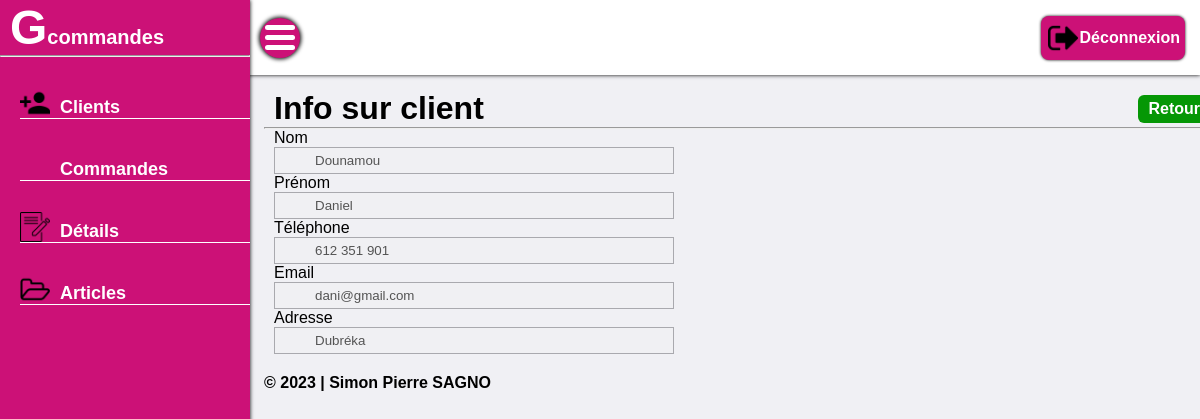
The page /voirClient.php?id=5 (signed in) on the database its author committed.
### tables this page shows
CREATE TABLE `t_client` (
  `id_client` int(10) UNSIGNED NOT NULL,
  `nom_client` varchar(255) DEFAULT NULL,
  `prenom_client` varchar(255) DEFAULT NULL,
  `tel_client` int(10) DEFAULT NULL,
  `email_client` varchar(255) DEFAULT NULL,
  `adresse_client` varchar(255) DEFAULT NULL
);

### voirClient.php (the view, shortened to what this page needs)
<?php
    try{
        $pdo = new PDO("mysql:host=localhost;dbname=g_commande;charset=utf8","root","");
    }catch (PDOException $exception) {
        header("Location:404.php");
    }
		$requette = $pdo->prepare("SELECT id_client,nom_client,prenom_client,tel_client,email_client,adresse_client FROM t_client WHERE id_client=:num LIMIT 1");
    $requette->bindValue(':num',$_GET['id'],PDO::PARAM_INT);
    $execution = $requette->execute();
		$valeur = $requette->fetch();
?>
<!DOCTYPE html>
<html lang="en">
<head>
    <link rel="stylesheet" href="style.css">
</head>
<body>
    <div class="wrap">
        <div class="slide_bar">
            <h1>G<span>commandes</span></h1>
            <hr>
            <div class="slide_list">
                    <a href="client.php">
                        <img src="icone/client.png" alt="">
                        <span>Clients</span>
                    </a>
                    <a href="commande.php">
                        <span>Commandes</span>
                    </a>
                    <a href="detail.php">
                        <img src="icone/detail.png" alt="">
                        <span>Détails</span>
                    </a>
                    <a href="article.php">
                        <img src="icone/article.png" alt="">
                        <span>Articles</span>
                    </a>
            </div>
        </div>
        <div class="header">
            <div class="sub_option">
                <div class="menu_icon"></div>
            </div>
            <div class="subMenu_item">
                <a href="deconnexion.php" id="disconnect">
                    <img src="icone/deconnexion.png" alt="">
                    <span>Déconnexion</span>
                </a>
            </div>
        </div>
        <div class="main" style="height: 80vh;">
            <div class="main_option">
                <h1>Info sur client</h1>
                <div class="main_sub_option">
                    <a href="client.php">Retour</a>
                </div>
            </div>
            <hr>
            <div class="main_table">
                <form action="#" method="GET">
                    <label>Nom</label>
                    <input type="text" name="nom" id="" disabled value="<?php echo$valeur['nom_client']; ?>">
                    <label>Prénom</label>
                    <input type="text" name="prenom" id="" disabled value="<?php echo$valeur['prenom_client']; ?>">
                    <label>Téléphone</label>
                    <input type="tel" name="tel" id="" disabled value="<?php echo number_format($valeur['tel_client'],0,","," "); ?>">
                    <label>Email</label>
                    <input type="email" name="email" id="" disabled value="<?php echo$valeur['email_client']; ?>">
                    <label>Adresse</label>
                    <input type="text" name="adresse" id="" disabled value="<?php echo$valeur['adresse_client']; ?>">
                </form>
            </div>
            <div class="footer">
                <span id="footer">© 2023 | Simon Pierre SAGNO</span>
            </div>
        </div>
    </div>
</body>
</html>

### style.css (style rules this page uses)
* { margin: 0; padding: 0; font-family: Poppins Light, sans-serif ; box-sizing: border-box; text-decoration: none; }
body { background: rgba(227, 227, 234, 0.5); }
.slide_bar { position: fixed; top: 0; left: 0; bottom: 0; width: 250px; overflow: hidden; height: 100%; background: #c17;; z-index: 10; box-shadow: 0 0 4px #000; }
.slide_bar h1 { font-size: 48px; color: #fff; margin-left: 10px; }
.slide_bar h1 span { font-size: 20px; }
.slide_list { margin-left: 20px; }
.slide_list a img { width: 30px; margin-right: 10px; }
.slide_list a { display: flex; align-items: center; margin-top: 30px; border-bottom: 1px solid #fff ; }
.slide_list a span { color: #fff; margin-top: 10px; font-weight: bold; font-size: 18px; }
.header { position: fixed; width: 86%; margin-left: 190px; height: 75px; background: #fff; display: flex; align-items: center; justify-content: space-between; box-shadow: 0 0 4px #000; }
.sub_option { display: flex; align-items: center; justify-content: space-between; margin-left: 260px; }
.menu_icon { position: relative; display: flex; align-items: center; justify-content: center; height: 40px; width: 40px; border-radius: 50%; cursor: pointer; background: #c17; box-shadow: 0 0 4px 1px #000; }
.menu_icon::before { content: ""; position: absolute; width: 30px; height: 5px; background: #fff; border-radius: 8px; box-shadow: 0 10px 0#fff; transform: translateY(-10px); }
.menu_icon::after { content: ""; position: absolute; width: 30px; height: 5px; background: #fff; border-radius: 8px; transform: translateY(10px); }
.subMenu_item { display: flex; align-items: center; margin-right: 15px; }
.subMenu_item img { width: 30px; margin: 2px; }
#disconnect { display: flex; align-items: center; background: #c17; padding: 5px; border-radius: 8px; box-shadow: 0 0 3px #000; }
#disconnect span { color: #fff; font-weight: 600; }
#disconnect img { width: 30px; }
.main { position: absolute; width: 80%; margin-left: 264px; height: 73vh; margin-top: 90px; z-index: -10; }
.main_option { display: flex; justify-content: space-between; }
.main_option h1 { margin-left: 10px; }
.main_sub_option { display: flex; align-items: center; margin-right: 10px; }
.main_sub_option a { background: rgb(5, 151, 5); padding: 5px 10px; border-radius: 6px; margin: 4px; color: #fff; font-weight: 600; }
.main_table { width: 100%; }
.main_table form { width: 400px; margin-left: 10px; display: flex; flex-direction: column; }
.main_table form input { padding: 5px 10%; border: 1px solid rgba(101, 101, 107, 0.5); }
.footer { margin-top: 20px; }
.footer #footer { color: #000; font-weight: 600; }
@media screen and (max-width : 2500px) { .header { width: 100%; margin-left: 0; } }
@media screen and (max-width : 1500px) { .header { width: 100%; margin-left: 0; } }

### rows shown on the page
t_client: nom "Dounamou", prenom "Daniel", tel "612 351 901", email "dani@gmail.com", adresse "Dubréka"
